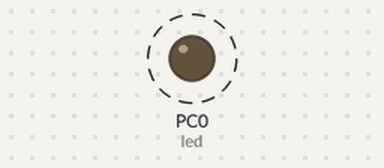
A program run on a simulated ATmega32, built with avr-gcc and emulated at 1 MHz (the files do not name the chip). On the bench: output pins drawn as LEDs (lit = HIGH). Dashed ring = blinking.

Above: at 0.2 s.
Timing chart, 0 to 3.0 s (numbered marks = the images above):
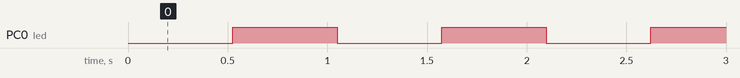

The program:

main.c
```c
/*
 * main.c
 *
 *  Created on: Oct 6, 2019
 *      Author: DR. ADEL
 */

#include "timer0_ovf.h"


#define NUMBER_OF_OVERFLOWS_PER_HALF_SECOND 2

unsigned char g_tick = 0;

void TIMER0_OVF_ISR(void)
{
	g_tick++;
	if(g_tick == NUMBER_OF_OVERFLOWS_PER_HALF_SECOND)
	{
		PORTC = PORTC ^ (1<<PC0); //toggle led every 0.5 second
		g_tick = 0; //clear the tick counter again to count a new 0.5 second
	}
}

/* Description :
 * For clock=1Mhz and prescale F_CPU/1024 every count will take 1ms
 * so put initial timer counter=0  0 --> 255 (256ms per overflow)
 * so we need timer to overflow 2 times to get a 0.5 second
 */
/*void timer0_init_normal_mode(void)
{
	TCNT0 = 0; //timer initial value
	TIMSK |= (1<<TOIE0); //enable overflow interrupt
	 Configure the timer control register
	 * 1. Non PWM mode FOC0=1
	 * 2. Normal Mode WGM01=0 & WGM00=0
	 * 3. Normal Mode COM00=0 & COM01=0
	 * 4. clock = F_CPU/1024 CS00=1 CS01=0 CS02=1

	TCCR0 = (1<<FOC0) | (1<<CS02) | (1<<CS00);
}*/

int main(void)
{
	GLOBAL_INTERRUPT_ENABLE;
	TIMER0_OVF_init(F_CPU_1024);
	TIMER0_OVF_interruptEnable(TIMER0_OVF_ISR);

	DDRC  |= (1<<PC0); //configure the led pin to be output pin.
	PORTC &= ~(1<<PC0); //LED is off at the beginning(Positive Logic).
	//SREG  |= (1<<7); //enable global interrupts in MC by setting the I-Bit.
	TIMER0_OVF_start(0); //start the timer.
    while(1)
    {

    }
}
```

timer0_ovf.c
```c
/*
 * timer0_ovf.c
 *
 *  Created on: Oct 5, 2019
 *      Author: Mohamed Adel
 */
/*******************************************************************************
*                    				Includes
 *******************************************************************************/
#include "timer0_ovf.h"
/*******************************************************************************
*                    			Data members(private)
 *******************************************************************************/
static void(*g_fptr_callBackFunction)(void) = NULLPTR;
static TIMER0_OVF_CLOCK g_clock = 0;
/*******************************************************************************
*                    			Functions Definitions
 *******************************************************************************/
void TIMER0_OVF_init(TIMER0_OVF_CLOCK a_clock)
{
	/*Disable Force compare output on OC0 pin*/
	CLEAR_BIT(TCCR0, FOC0);
	/*Choosing Timer mode => Normal(overflow)*/
	CLEAR_BIT(TCCR0, WGM00);
	CLEAR_BIT(TCCR0, WGM01);
	/*Disable (disconnect) OC0 pin => normal mode*/
	CLEAR_BIT(TCCR0, COM00);
	CLEAR_BIT(TCCR0, COM01);
	TCNT0 = 0;
	g_clock = a_clock;
}
void TIMER0_OVF_deinit(void)
{
	/*Disconnect clock and reinitialize TCCR0*/
	TCCR0 = 0;
	TCNT0 = 0;
	CLEAR_BIT(TIMSK, TOIE0); /*Disables interrupts*/
	SET_BIT(TIFR, TOV0);
	SET_BIT(TIFR, OCF0);
	g_fptr_callBackFunction = NULLPTR;
}
void TIMER0_OVF_stop(void)
{
	TCCR0 &= 0xF8;	/*Disconnect Clock*/
}
void TIMER0_OVF_start(const uint8 a_startValue)
{
	TCNT0 = a_startValue;
	TCCR0 = (TCCR0 & 0xF8) | (g_clock & 0x07);
}
void TIMER0_OVF_setStartValue(const uint8 a_startValue)
{
	TCNT0 = a_startValue;
}
void TIMER0_OVF_interruptEnable(void (*a_fptr_callBackFunction)())
{
	if(a_fptr_callBackFunction != NULLPTR)
	{
		SET_BIT(TIMSK, TOIE0);								/*Enable interrupts*/
		g_fptr_callBackFunction = a_fptr_callBackFunction;	/*Sets call back function*/
	}
}
ISR(TIMER0_OVF_vect)
{
	if(g_fptr_callBackFunction != NULLPTR)
	{
		(*g_fptr_callBackFunction)();
	}
	/*The interrupt flag is cleared automatically*/
}
```

timer0_ovf.h
```c
/*
 * timer0_ovf.h
 *
 *  Created on: Oct 5, 2019
 *      Author: Mohamed Adel
 */

#ifndef TIMER0_OVF_H_
#define TIMER0_OVF_H_

/*******************************************************************************
 *                    				Includes
 *******************************************************************************/
#include "microcontroller_config.h"
#include "std_types_def.h"
#include "common_macros.h"

/*******************************************************************************
*                    			Types definitions
 *******************************************************************************/

typedef enum
{
	NO_CLOCK,
	F_CPU_1,
	F_CPU_8,
	F_CPU_64,
	F_CPU_256,
	F_CPU_1024,
	EXTERNAL_T0,
	EXTERNAL_T1
}TIMER0_OVF_CLOCK;
/*typedef struct
{
	TIMER0_OVF_CLOCK clock;
}TIMER0_OVF_config;*/
/*******************************************************************************
*                    			Functions prototypes
 *******************************************************************************/
void TIMER0_OVF_init(TIMER0_OVF_CLOCK a_clock);
void TIMER0_OVF_deinit(void);
void TIMER0_OVF_stop(void);
void TIMER0_OVF_start(const uint8 a_startValue);
void TIMER0_OVF_setStartValue(const uint8 a_startValue);
void TIMER0_OVF_interruptEnable(void (*a_fptr_callBackFunction)());
#endif /* TIMER0_OVF_H_ */
```

microcontroller_config.h
```c
/*
 * microcontroller_config.h
 *
 *  Created on: Sep 13, 2019
 *      Author: DR. ADEL
 */

#ifndef MICROCONTROLLER_CONFIG_H_
#define MICROCONTROLLER_CONFIG_H_

/*Microcontroller operating frequency*/
#ifndef F_CPU
#define F_CPU (1000000U)
#endif

#include <avr/io.h>
#include <avr/interrupt.h>
#include <util/delay.h>

#endif /* MICROCONTROLLER_CONFIG_H_ */
```

common_macros.h
```c
/*
 * common_macros.h
 *
 *  Created on: Sep 13, 2019
 *      Author: DR. ADEL
 */

#ifndef COMMON_MACROS_H_
#define COMMON_MACROS_H_

#define SET_BIT(REG, BIT_NUM) ((REG) |= (1 << (BIT_NUM)))
 /*Clears a bit in a given register*/
#define CLEAR_BIT(REG, BIT_NUM) ((REG) &= ~(1 << (BIT_NUM)))
/*Toggles a bit in a given register*/
#define TOGGLE_BIT(REG, BIT_NUM) ((REG) ^= (1 << (BIT_NUM)))
/*Rotates the bits of a given register to the right*/
/*Shifts the bits of a given register to the right and inserts the overflowed bits in the left*/
#define ROR(REG, NUM_OF_BITS) ((REG) = (((REG) >> (NUM_OF_BITS)) | ((REG) << (8*sizeof(REG) - (NUM_OF_BITS)))))
/*Rotates the bits of a given register to the left*/
/*Shifts the bits of a given register to the left and inserts the overflowed bits in the right*/
#define	ROL(REG, NUM_OF_BITS) ((REG) = (((REG) << (NUM_OF_BITS)) | ((REG) >> (8*sizeof(REG) - (NUM_OF_BITS)))))
/*Checks is a bit is set == 1*/
#define BIT_IS_SET(REG, BIT_NUM) (((REG) & (1 << BIT_NUM))?1:0)
/*Checks if a bit is clear == 0*/
#define BIT_IS_CLEAR(REG, BIT_NUM) (!((REG) & (1 << BIT_NUM)))

#define GLOBAL_INTERRUPT_ENABLE SET_BIT(SREG, 7)
#define GLOBAL_INTERRUPT_DISABLE CLEAR_BIT(SREG, 7)

#endif /* COMMON_MACROS_H_ */
```

std_types_def.h
```c
/*
 * std_types_def.h
 *
 *  Created on: Sep 13, 2019
 *      Author: DR. ADEL
 */

#ifndef STD_TYPES_DEF_H_
#define STD_TYPES_DEF_H_
/*----------------------NULL----------------------------*/
#ifndef NULLPTR
#define NULLPTR ((void*)0)
#endif
/*----------------------Boolean----------------------------*/
#ifndef FALSE
#define FALSE (0U)
#endif

#ifndef TRUE
#define TRUE (1U)
#endif

#ifndef HIGH
#define HIGH
#endif

#ifndef LOW
#define LOW
#endif
/*----------------------integer----------------------------*/
/*1Byte*/
typedef unsigned char uint8;		/*0 -> 255*/
typedef signed char sint8;			/*-128 -> 127*/
/*2Bytes*/
typedef unsigned short uint16;		/*0 -> 65535*/
typedef signed short sint16;		/*-32768 -> 32767*/
/*4Bytes*/
typedef unsigned long uint32;		/*0 -> 4294967295*/
typedef signed long sint32;			/*-21474835648 -> 21474835647*/
/*8Bytes*/
typedef unsigned long long uint64;	/*0 -> 2^16*/
typedef signed long long sint64;	/*-2^15 -> 2^15 - 1*/

/*----------------------------------------------------------*/
/*----------------------float-------------------------------*/
/*4Bytes*/
typedef float float32;				/*1.2E-38 -> 3.4E+38*/
/*8Bytes*/
typedef double float64;				/*2.3E-308 -> 1.7E+308*/


#endif /* STD_TYPES_DEF_H_ */
```

Measured:
- by itself, PC0 (led): alternates HIGH for 0.52 s and LOW for 0.52 s
